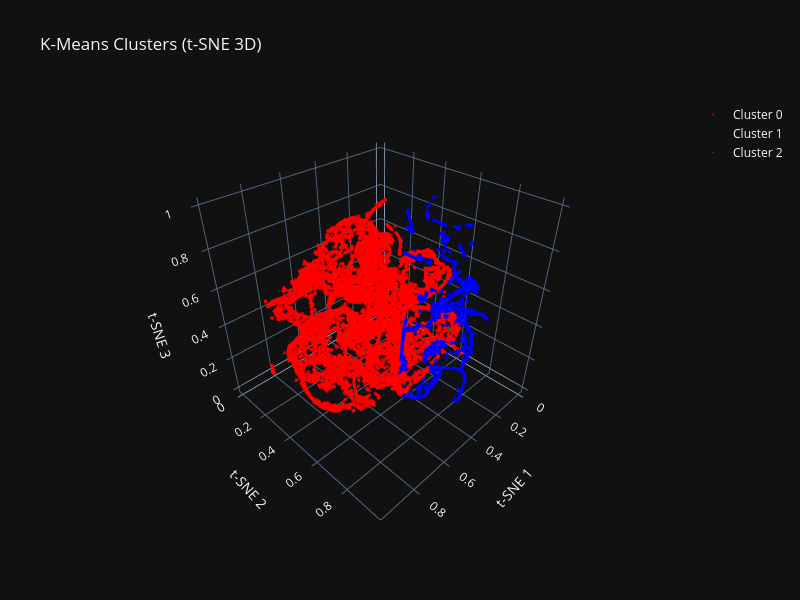

Write notebook code for a chart like this one.
### Markdown cell above
## t-SNE 3D (non-linear)

Because PCA is a linear projection, it may fail to reveal complex structures present in
the attacker behavior space. To complement the analysis, we use **t-SNE**, a non-linear
dimensionality reduction method that preserves local similarity patterns much better
than PCA.

By embedding the dataset into a 3-dimensional t-SNE space, we can observe:

- whether the K-Means clusters form coherent groups when viewed through a non-linear
  manifold,
- whether sessions assigned to the same cluster truly share local similarity,
- and if the data contains meaningful substructures that K-Means cannot capture.

The 3D scatter plot below visualizes the t-SNE embedding, with each point colored
according to its K-Means cluster assignment.

### Code cell
warnings.filterwarnings("ignore")
# 1) t-SNE with 3 components

# t-SNE is computationally expensive; random_state ensures reproducibility
tsne = TSNE(n_components=3, random_state=42, perplexity=30)
X_tsne = tsne.fit_transform(X_scaled)

# ==========================
# 1.1) SCALE t-SNE OUTPUT FOR VISUALIZATION
# ==========================
scaler_vis = MinMaxScaler()
X_tsne_vis = scaler_vis.fit_transform(X_tsne)

# ==========================
# 2) Prepare clusters
# ==========================
clusters = df['cluster'].values
unique_clusters = np.unique(clusters)

# ==========================
# 3) Create interactive figure
# ==========================
fig = go.Figure()
colors = ['red', 'blue', 'green']

for i, cluster in enumerate(unique_clusters):
    cluster_mask = clusters == cluster
    label = f"Cluster {cluster}"

    fig.add_trace(go.Scatter3d(
        x=X_tsne_vis[cluster_mask, 0],
        y=X_tsne_vis[cluster_mask, 1],
        z=X_tsne_vis[cluster_mask, 2],
        mode='markers',
        marker=dict(
            size=2,
            color=colors[i % len(colors)],
            opacity=0.7
        ),
        name=label
    ))

# ==========================
# 4) Layout
# ==========================
fig.update_layout(
    title="K-Means Clusters (t-SNE 3D)",
    scene=dict(
        xaxis_title='t-SNE 1',
        yaxis_title='t-SNE 2',
        zaxis_title='t-SNE 3'
    ),
    width=800,
    height=600
)

# ==========================
# 5) Show figure
# ==========================
fig.show()

### Figure 1 — Plotly figure (JSON) as saved in the notebook; plotly's stock layout.template omitted (floating-point values rounded to 4 significant figures; data arrays with more than 128 entries replaced by an {"elided": "..."} marker saying what was removed)
{"data": [{"marker": {"color": "red", "opacity": 0.7, "size": 2}, "mode": "markers", "name": "Cluster 0", "x": {"elided": "16886 float values"}, "y": {"elided": "16886 float values"}, "z": {"elided": "16886 float values"}, "type": "scatter3d"}, {"marker": {"color": "blue", "opacity": 0.7, "size": 2}, "mode": "markers", "name": "Cluster 1", "x": {"elided": "3498 float values"}, "y": {"elided": "3498 float values"}, "z": {"elided": "3498 float values"}, "type": "scatter3d"}, {"marker": {"color": "green", "opacity": 0.7, "size": 2}, "mode": "markers", "name": "Cluster 2", "x": [0.5124, 0.5156], "y": [0.8976, 0.898], "z": [0.6137, 0.6158], "type": "scatter3d"}], "layout": {"title": {"text": "K-Means Clusters (t-SNE 3D)"}, "scene": {"xaxis": {"title": {"text": "t-SNE 1"}}, "yaxis": {"title": {"text": "t-SNE 2"}}, "zaxis": {"title": {"text": "t-SNE 3"}}}, "width": 800, "height": 600}}
